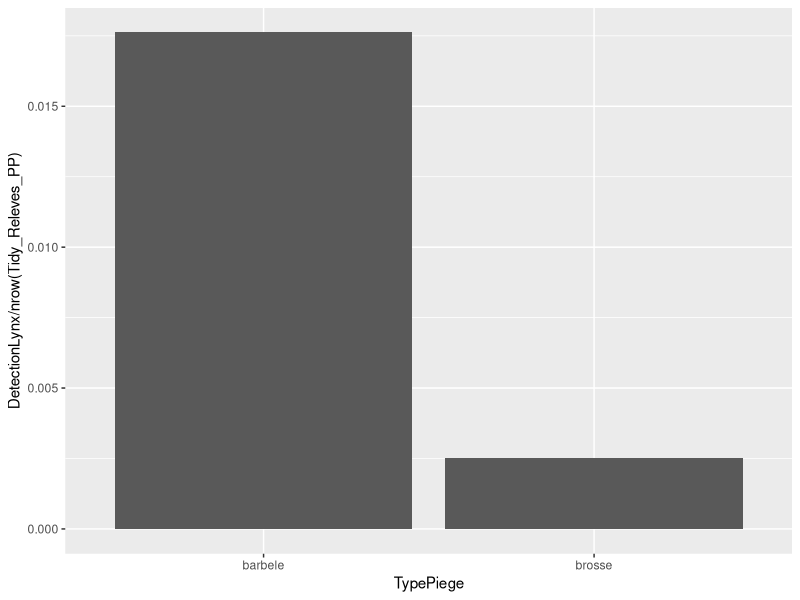

Source code (R):
## ---- chunk 1
knitr::opts_chunk$set(echo = TRUE)
## ---- chunk 2
#importation tidyverse

library(readr)
library(tidyr)
library(dplyr)
library(ggplot2)
library(tibble)
library(stringr)
library(forcats)
library(lubridate)

library(ggsignif)


## ---- chunk 3
Tidy_Releves_PP <- read_csv("Data/Tidy_Releves_PP.csv")
View(Tidy_Releves_PP)
## ---- chunk 4

modele <- lm(Tidy_Releves_PP$DetectionLynx~Tidy_Releves_PP$TypePiege)
summary(modele)

ggplot(data=Tidy_Releves_PP, aes(x=TypePiege, y = DetectionLynx/nrow(Tidy_Releves_PP)))+
  geom_bar(stat = "identity")
